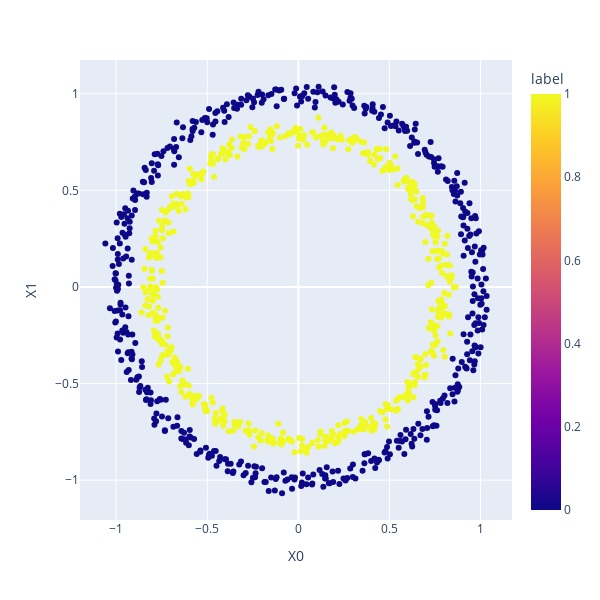

Source (notebook cell):
### Code cell
px.scatter(circles, x = "X0", y = "X1", color="label", width=600, height=600)

### Figure 1 — Plotly figure (JSON) as saved in the notebook; plotly's stock layout.template omitted (floating-point values rounded to 4 significant figures; data arrays with more than 128 entries replaced by an {"elided": "..."} marker saying what was removed)
{"data": [{"hovertemplate": "X0=%{x}<br>X1=%{y}<br>label=%{marker.color}<extra></extra>", "legendgroup": "", "marker": {"color": {"elided": "1000 int values"}, "coloraxis": "coloraxis", "symbol": "circle"}, "mode": "markers", "name": "", "orientation": "v", "showlegend": false, "type": "scatter", "x": {"elided": "1000 float values"}, "xaxis": "x", "y": {"elided": "1000 float values"}, "yaxis": "y"}], "layout": {"coloraxis": {"colorbar": {"title": {"text": "label"}}, "colorscale": [[0, "#0d0887"], [0.1111, "#46039f"], [0.2222, "#7201a8"], [0.3333, "#9c179e"], [0.4444, "#bd3786"], [0.5556, "#d8576b"], [0.6667, "#ed7953"], [0.7778, "#fb9f3a"], [0.8889, "#fdca26"], [1, "#f0f921"]]}, "height": 600, "legend": {"tracegroupgap": 0}, "margin": {"t": 60}, "width": 600, "xaxis": {"anchor": "y", "domain": [0, 1], "title": {"text": "X0"}}, "yaxis": {"anchor": "x", "domain": [0, 1], "title": {"text": "X1"}}}}
